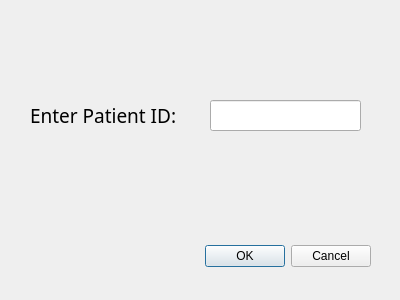
<?xml version="1.0" encoding="UTF-8"?>
<ui version="4.0">
 <class>Dialog</class>
 <widget class="QDialog" name="Dialog">
  <property name="geometry">
   <rect>
    <x>0</x>
    <y>0</y>
    <width>400</width>
    <height>300</height>
   </rect>
  </property>
  <property name="windowTitle">
   <string>Dialog</string>
  </property>
  <widget class="QDialogButtonBox" name="buttonBox">
   <property name="geometry">
    <rect>
     <x>30</x>
     <y>240</y>
     <width>341</width>
     <height>32</height>
    </rect>
   </property>
   <property name="orientation">
    <enum>Qt::Horizontal</enum>
   </property>
   <property name="standardButtons">
    <set>QDialogButtonBox::Cancel|QDialogButtonBox::Ok</set>
   </property>
  </widget>
  <widget class="QLabel" name="label">
   <property name="geometry">
    <rect>
     <x>30</x>
     <y>90</y>
     <width>181</width>
     <height>51</height>
    </rect>
   </property>
   <property name="font">
    <font>
     <family>Maiandra GD</family>
     <pointsize>14</pointsize>
    </font>
   </property>
   <property name="text">
    <string>Enter Patient ID:</string>
   </property>
  </widget>
  <widget class="QLineEdit" name="lineEdit">
   <property name="geometry">
    <rect>
     <x>210</x>
     <y>100</y>
     <width>151</width>
     <height>31</height>
    </rect>
   </property>
  </widget>
 </widget>
 <resources/>
 <connections>
  <connection>
   <sender>buttonBox</sender>
   <signal>accepted()</signal>
   <receiver>Dialog</receiver>
   <slot>accept()</slot>
   <hints>
    <hint type="sourcelabel">
     <x>248</x>
     <y>254</y>
    </hint>
    <hint type="destinationlabel">
     <x>157</x>
     <y>274</y>
    </hint>
   </hints>
  </connection>
  <connection>
   <sender>buttonBox</sender>
   <signal>rejected()</signal>
   <receiver>Dialog</receiver>
   <slot>reject()</slot>
   <hints>
    <hint type="sourcelabel">
     <x>316</x>
     <y>260</y>
    </hint>
    <hint type="destinationlabel">
     <x>286</x>
     <y>274</y>
    </hint>
   </hints>
  </connection>
 </connections>
</ui>
